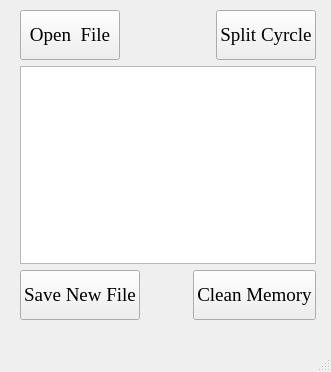
<?xml version="1.0" encoding="UTF-8"?>
<ui version="4.0">
 <class>MainWindow</class>
 <widget class="QMainWindow" name="MainWindow">
  <property name="geometry">
   <rect>
    <x>0</x>
    <y>0</y>
    <width>331</width>
    <height>372</height>
   </rect>
  </property>
  <property name="windowTitle">
   <string>MainWindow</string>
  </property>
  <widget class="QWidget" name="centralwidget">
   <widget class="QWidget" name="">
    <property name="geometry">
     <rect>
      <x>20</x>
      <y>10</y>
      <width>296</width>
      <height>310</height>
     </rect>
    </property>
    <layout class="QVBoxLayout" name="verticalLayout">
     <item>
      <layout class="QHBoxLayout" name="horizontalLayout">
       <item>
        <widget class="QPushButton" name="openfile_button">
         <property name="enabled">
          <bool>true</bool>
         </property>
         <property name="sizePolicy">
          <sizepolicy hsizetype="Fixed" vsizetype="Fixed">
           <horstretch>0</horstretch>
           <verstretch>0</verstretch>
          </sizepolicy>
         </property>
         <property name="minimumSize">
          <size>
           <width>100</width>
           <height>50</height>
          </size>
         </property>
         <property name="font">
          <font>
           <family>Times New Roman</family>
           <pointsize>14</pointsize>
          </font>
         </property>
         <property name="text">
          <string>Open  File</string>
         </property>
        </widget>
       </item>
       <item>
        <spacer name="horizontalSpacer_2">
         <property name="orientation">
          <enum>Qt::Horizontal</enum>
         </property>
         <property name="sizeHint" stdset="0">
          <size>
           <width>40</width>
           <height>20</height>
          </size>
         </property>
        </spacer>
       </item>
       <item>
        <widget class="QPushButton" name="splitcyrcle_button">
         <property name="minimumSize">
          <size>
           <width>100</width>
           <height>50</height>
          </size>
         </property>
         <property name="font">
          <font>
           <family>Times New Roman</family>
           <pointsize>14</pointsize>
          </font>
         </property>
         <property name="text">
          <string>Split Cyrcle</string>
         </property>
        </widget>
       </item>
      </layout>
     </item>
     <item>
      <widget class="QTextEdit" name="textEdit"/>
     </item>
     <item>
      <layout class="QHBoxLayout" name="horizontalLayout_2">
       <item>
        <widget class="QPushButton" name="SaveFile_button">
         <property name="minimumSize">
          <size>
           <width>120</width>
           <height>50</height>
          </size>
         </property>
         <property name="font">
          <font>
           <family>Times New Roman</family>
           <pointsize>14</pointsize>
          </font>
         </property>
         <property name="text">
          <string>Save New File</string>
         </property>
        </widget>
       </item>
       <item>
        <spacer name="horizontalSpacer">
         <property name="orientation">
          <enum>Qt::Horizontal</enum>
         </property>
         <property name="sizeHint" stdset="0">
          <size>
           <width>40</width>
           <height>20</height>
          </size>
         </property>
        </spacer>
       </item>
       <item>
        <widget class="QPushButton" name="CleanMemory_button">
         <property name="minimumSize">
          <size>
           <width>120</width>
           <height>50</height>
          </size>
         </property>
         <property name="font">
          <font>
           <family>Times New Roman</family>
           <pointsize>14</pointsize>
          </font>
         </property>
         <property name="text">
          <string>Clean Memory</string>
         </property>
        </widget>
       </item>
      </layout>
     </item>
    </layout>
   </widget>
  </widget>
  <widget class="QMenuBar" name="menubar">
   <property name="geometry">
    <rect>
     <x>0</x>
     <y>0</y>
     <width>331</width>
     <height>21</height>
    </rect>
   </property>
  </widget>
  <widget class="QStatusBar" name="statusbar"/>
  <action name="OpenFile_function">
   <property name="text">
    <string>OpenFile_function</string>
   </property>
  </action>
 </widget>
 <resources/>
 <connections>
  <connection>
   <sender>openfile_button</sender>
   <signal>clicked()</signal>
   <receiver>MainWindow</receiver>
   <slot>OpenFileFunction()</slot>
   <hints>
    <hint type="sourcelabel">
     <x>71</x>
     <y>57</y>
    </hint>
    <hint type="destinationlabel">
     <x>165</x>
     <y>185</y>
    </hint>
   </hints>
  </connection>
  <connection>
   <sender>splitcyrcle_button</sender>
   <signal>clicked()</signal>
   <receiver>MainWindow</receiver>
   <slot>SplitCircleFunction()</slot>
   <hints>
    <hint type="sourcelabel">
     <x>263</x>
     <y>57</y>
    </hint>
    <hint type="destinationlabel">
     <x>165</x>
     <y>185</y>
    </hint>
   </hints>
  </connection>
  <connection>
   <sender>SaveFile_button</sender>
   <signal>clicked()</signal>
   <receiver>MainWindow</receiver>
   <slot>SaveFilefunction()</slot>
   <hints>
    <hint type="sourcelabel">
     <x>81</x>
     <y>313</y>
    </hint>
    <hint type="destinationlabel">
     <x>165</x>
     <y>185</y>
    </hint>
   </hints>
  </connection>
  <connection>
   <sender>CleanMemory_button</sender>
   <signal>clicked()</signal>
   <receiver>MainWindow</receiver>
   <slot>ClearMemoryFunction()</slot>
   <hints>
    <hint type="sourcelabel">
     <x>253</x>
     <y>313</y>
    </hint>
    <hint type="destinationlabel">
     <x>165</x>
     <y>185</y>
    </hint>
   </hints>
  </connection>
 </connections>
 <slots>
  <slot>OpenFileFunction()</slot>
  <slot>SaveFilefunction()</slot>
  <slot>SplitCircleFunction()</slot>
  <slot>ClearMemoryFunction()</slot>
 </slots>
</ui>
